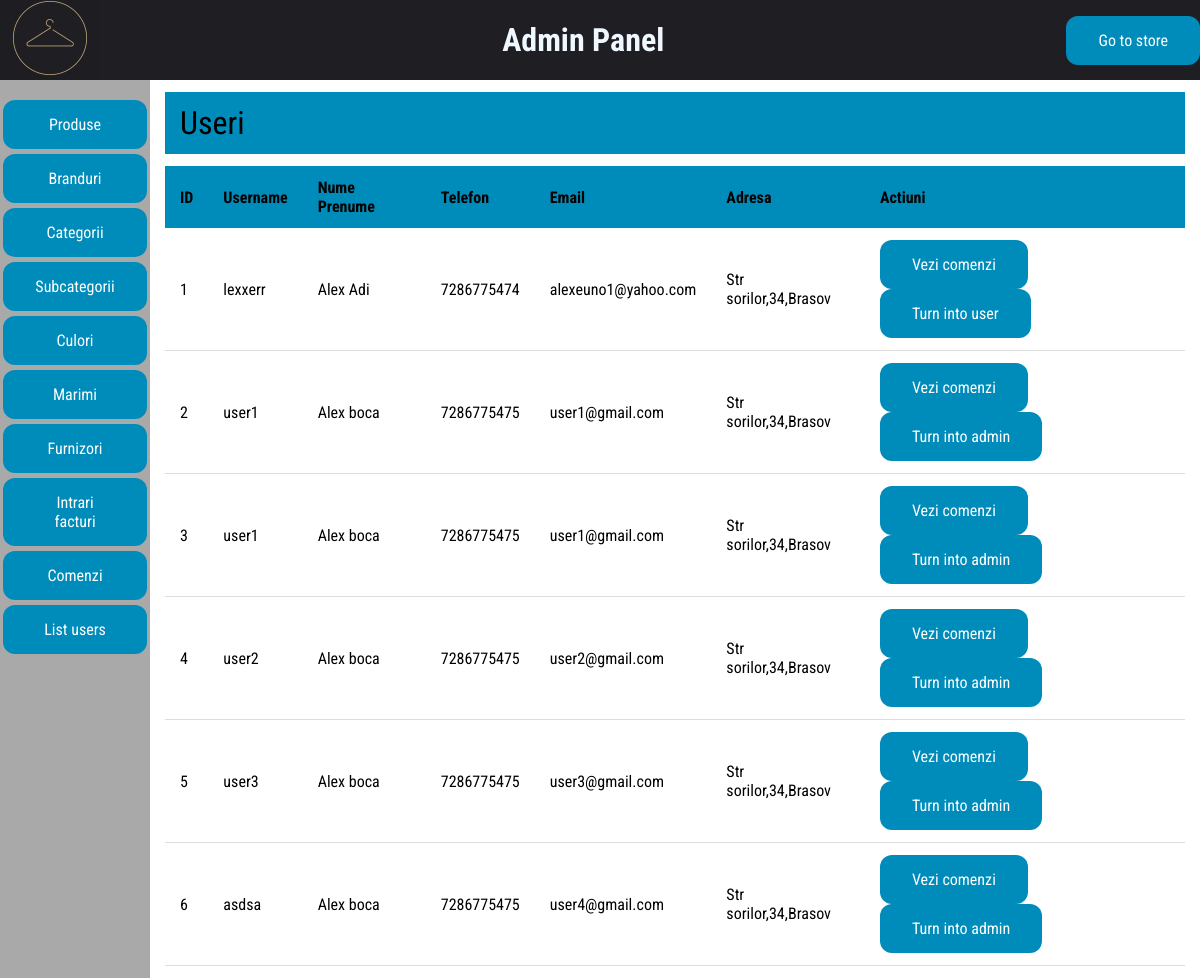
The app's page /admin_area/view_users.php (signed in) with its own data.
### tables this page shows
CREATE TABLE IF NOT EXISTS `utilizatori` (
  `ID` int NOT NULL AUTO_INCREMENT,
  `username` varchar(32) NOT NULL,
  `password` varchar(64) NOT NULL,
  `email` varchar(100) NOT NULL,
  `nume` varchar(32) NOT NULL,
  `prenume` varchar(32) NOT NULL,
  `telefon` varchar(10) NOT NULL,
  `adresa` varchar(255) NOT NULL,
  `cod_judet` int NOT NULL,
  `Oras` varchar(32) NOT NULL,
  `zipcode` varchar(16) NOT NULL,
  `tip` enum('0','1') NOT NULL COMMENT 'user(0),admin(1)',
  PRIMARY KEY (`ID`),
  KEY `cod_judet` (`cod_judet`)
);

### admin_area/view_users.php (the view, shortened to what this page needs)
<?php
include("../includes/connect.php");
?>
<!DOCTYPE html>
<html lang="en">
<head>
  <link rel="stylesheet" href="css/style.css">
</head>
<body>
  <?php include('includes/header.php') ?>
  <div class="wrapper">
    <?php include("includes/sidebar.php") ?>
    <div class="container">
      <div class="order-detail-header">Useri</div>
      <table id="table_field">
        <thead>
          <th>ID</th>
          <th>Username</th>
          <th>Nume Prenume</th>
          <th>Telefon</th>
          <th>Email</th>
          <th>Adresa</th>
          <th>Actiuni</th>
        </thead>
        <tbody>
          <?php
          $user_query = mysqli_query($con, "SELECT *,utilizatori.ID AS id_user,judete.ID AS id_judet FROM utilizatori INNER JOIN judete ON utilizatori.cod_judet=judete.ID");
          while ($row = mysqli_fetch_assoc($user_query)) {
          ?>
            <tr>
              <td><?= $row['id_user'] ?></td>
              <td><?= $row['username'] ?></td>
              <td><?= $row['nume'] . " " . $row['prenume']  ?></td>
              <td><?= $row['telefon'] ?></td>
              <td><?= $row['email'] ?></td>
              <td><?php echo "{$row['adresa']},{$row['Oras']}" ?></td>
              <td><a href="view_user_orders.php?user_id=<?= $row['id_user'] ?>" class="buttons">Vezi comenzi</a>
                <a href="view_users.php?user_id=<?= $row['id_user'] ?>&action=<?= $row['tip'] ?>" class="buttons" onclick="confirm('Are u sure ?')"><?php echo ($row['tip'] == 0) ? "Turn into admin" : "Turn into user" ?></a>
              </td>
            </tr>
          <?php
          }
          ?>
        </tbody>
      </table>
    </div>
  </div>
</body>
</html>

### admin_area/css/style.css (style rules this page uses)
html { height: 100%; box-sizing: border-box; font-family: "Roboto Condensed", sans-serif; }
*, *::before, *::after { box-sizing: inherit; padding: 0; margin: 0; text-decoration: none; }
.wrapper { display: flex; min-height: 90vh; }
.container { display: flex; flex-direction: column; align-items: center; justify-content: flex-start; flex-grow: 1; padding: 12px 15px; }
.buttons { background-color: #008cba; border: none; color: white; padding: 15px 32px; text-align: center; display: inline-block; font-size: 16px; border-radius: 12px; cursor: pointer; }
#table_field { border-collapse: collapse; width: 100%; border-radius: 5px 5px 0 0; overflow-x: hidden; overflow-y: scroll; }
#table_field th, #table_field td { padding: 12px 15px; }
#table_field tbody tr { border-bottom: 1px solid #dddddd; }
.order-detail-header { padding: 12px 15px; width: 100%; margin-bottom: 12px; background-color: #008cba; font-size: 2rem; }

### records on screen
utilizatori: ID "1", username "lexxerr", nume "Alex", prenume "Adi", telefon "7286775474", email "alexeuno1@yahoo.com", adresa "Str sorilor,34", Oras "Brasov", tip "Turn into user"
utilizatori: ID "2", username "user1", nume "Alex", prenume "boca", telefon "7286775475", email "user1@gmail.com", adresa "Str sorilor,34", Oras "Brasov", tip "Turn into admin"
utilizatori: ID "3", username "user1", nume "Alex", prenume "boca", telefon "7286775475", email "user1@gmail.com", adresa "Str sorilor,34", Oras "Brasov", tip "Turn into admin"
utilizatori: ID "4", username "user2", nume "Alex", prenume "boca", telefon "7286775475", email "user2@gmail.com", adresa "Str sorilor,34", Oras "Brasov", tip "Turn into admin"
utilizatori: ID "5", username "user3", nume "Alex", prenume "boca", telefon "7286775475", email "user3@gmail.com", adresa "Str sorilor,34", Oras "Brasov", tip "Turn into admin"
utilizatori: ID "6", username "asdsa", nume "Alex", prenume "boca", telefon "7286775475", email "user4@gmail.com", adresa "Str sorilor,34", Oras "Brasov", tip "Turn into admin"
